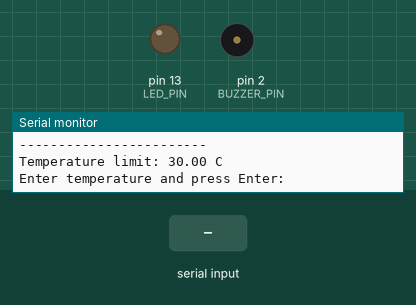
The sketch below on a simulated Arduino Uno, built with avr-gcc and run on an emulated ATmega328P. Shown: output pins drawn as LEDs (lit = HIGH), buzzer (waves = sounding), the last lines printed to the serial monitor. The test bench sets the inputs (shaded band).

Above: at 1.2 s.
1.3 s: "90,45\n" received over Serial
At 2.5 s:
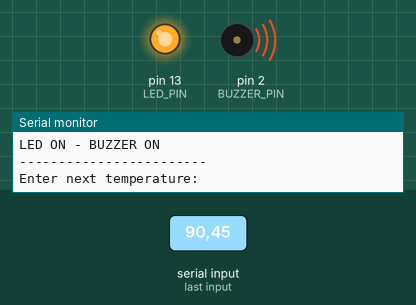
2.8 s: "30,150\n" received over Serial
At 3.7 s:
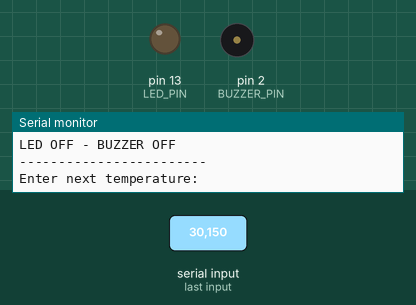
4.3 s: "90\n" received over Serial
At 4.7 s:
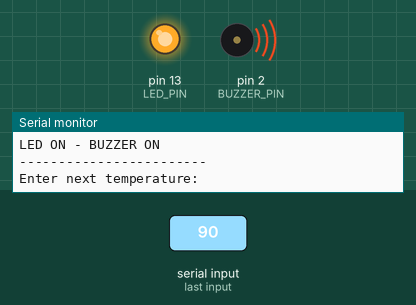
5.8 s: "0\n" received over Serial
At 7.0 s:
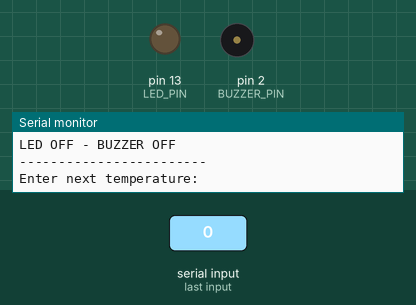
Timing chart, 0 to 8.3 s (numbered marks = the images above; inputs shaded):
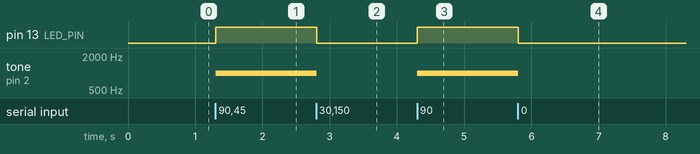

Measured:
- after the input at 1.3 s, pin 13 (LED_PIN): LOW → HIGH at once; tone on pin 2 (BUZZER_PIN): silent → 1000 Hz at once
- after the input at 2.8 s, pin 13 (LED_PIN): HIGH → LOW at once; tone on pin 2 (BUZZER_PIN): 1000 Hz → silent at once
- after the input at 4.3 s, pin 13 (LED_PIN): LOW → HIGH at once; tone on pin 2 (BUZZER_PIN): silent → 1000 Hz at once
- after the input at 5.8 s, pin 13 (LED_PIN): HIGH → LOW at once; tone on pin 2 (BUZZER_PIN): 1000 Hz → silent at once

The sketch:

sketch.ino
```cpp
#define LED_PIN 13
#define BUZZER_PIN 2

const float LIMIT_TEMP = 30.0;

void setup() {
  Serial.begin(9600);

  pinMode(LED_PIN, OUTPUT);
  pinMode(BUZZER_PIN, OUTPUT);

  digitalWrite(LED_PIN, LOW);
  noTone(BUZZER_PIN);

  Serial.println("TEMPERATURE ALARM SYSTEM");
  Serial.println("------------------------");
  Serial.print("Temperature limit: ");
  Serial.print(LIMIT_TEMP);
  Serial.println(" C");
  Serial.println("Enter temperature and press Enter:");
}

void loop() {
  if (Serial.available() > 0) {
    String input = Serial.readStringUntil('\n');
    input.trim();

    if (input.length() == 0) {
      return;
    }

    // Convert the input into a temperature value
    float temperature = input.toFloat();

    Serial.print("Entered temperature: ");
    Serial.print(temperature);
    Serial.println(" C");

    if (temperature > LIMIT_TEMP) {
      digitalWrite(LED_PIN, HIGH);
      tone(BUZZER_PIN, 1000);

      Serial.println("WARNING! HIGH TEMPERATURE");
      Serial.println("LED ON - BUZZER ON");
    }
    else {
      digitalWrite(LED_PIN, LOW);
      noTone(BUZZER_PIN);

      Serial.println("Temperature Normal");
      Serial.println("LED OFF - BUZZER OFF");
    }

    Serial.println("------------------------");
    Serial.println("Enter next temperature:");
  }
}
```
